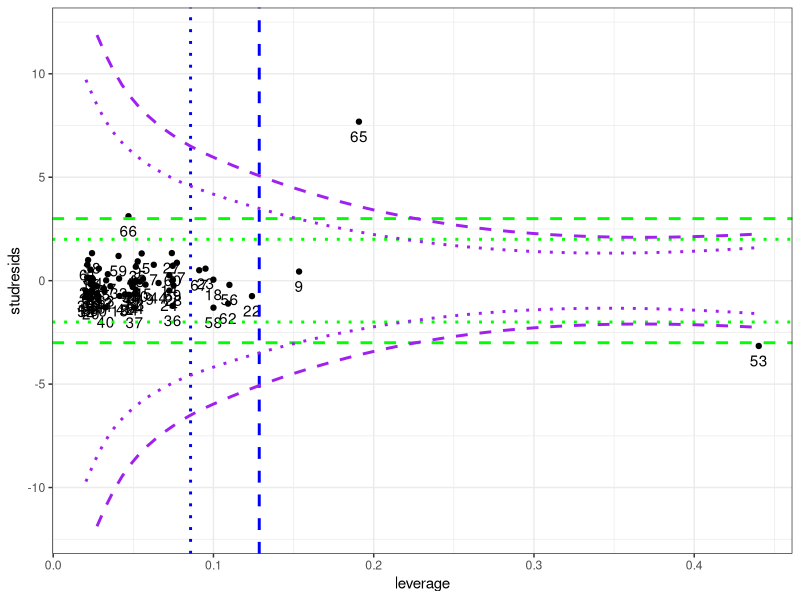
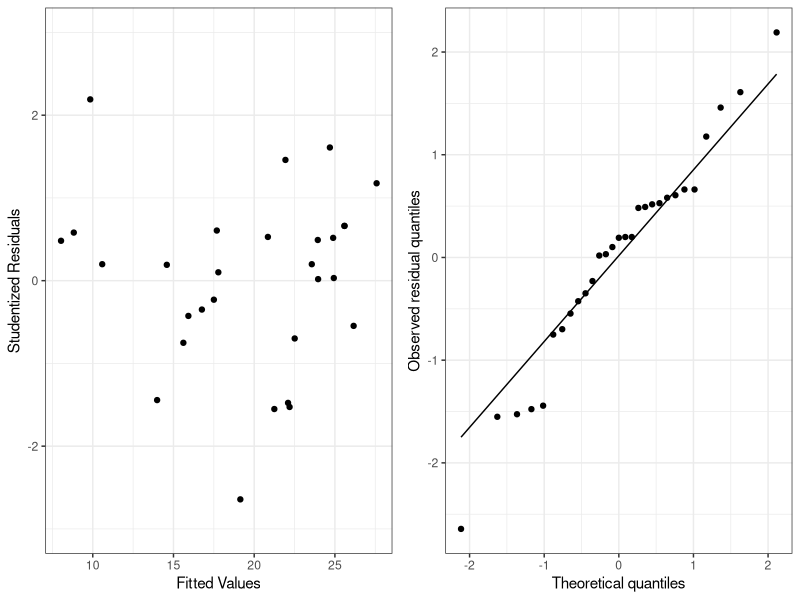
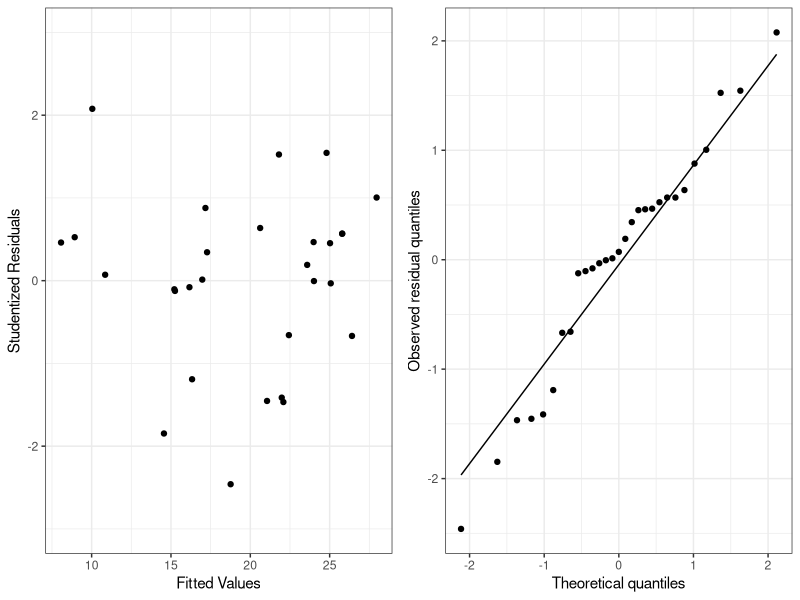
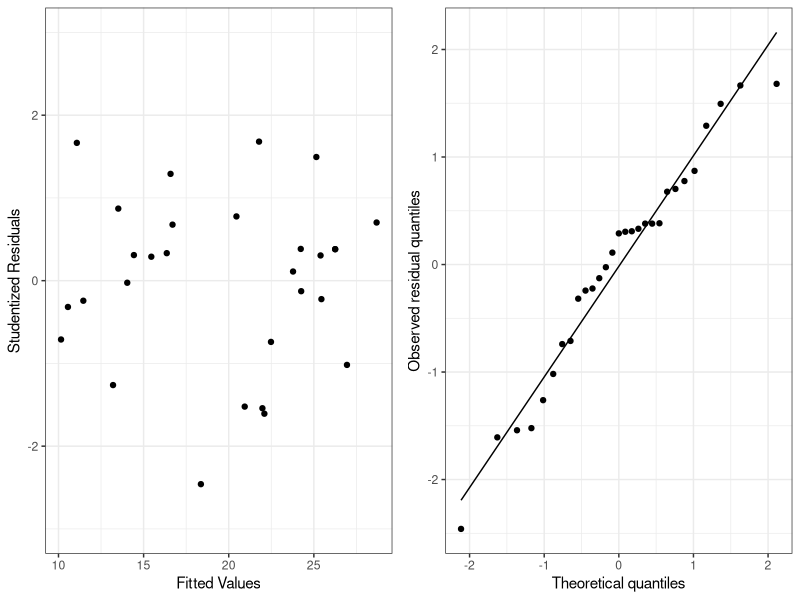

Here is the R script that generated these plots, in order:
## ---- chunk 1
knitr::opts_chunk$set(echo = F, message=F, warning=F)
library(dplyr)
library(ggplot2)
library(gridExtra)
library(kableExtra)
library(knitr)
library(tidyverse)
library(png)
library('broom')
library('cowplot')

#setwd("~/Google Drive Swat/Swat docs/Stat 21/Data")
options(htmltools.dir.version = FALSE)
#options(knitr.kable.NA = '')

#vg_data <- read_csv("~/Google Drive/Swat docs/Stat11_S20/Midterm1/vgsalesGlobale.csv")
#vg_subset <- vg_data %>% filter((Publisher=="Nintendo")|
#                                (Publisher=="Namco Bandai Games")|(Publisher=="Electronic Arts")) %>% 
#                         filter(Global_Sales <= 4)
theme_set(theme_bw())
## ---- chunk 2
mobility <- read_csv("mobility.csv")

## To do: think of another way to categorize states, red/blue/purple ? (year is 1980-1982)
Confederacy = c("AR","AL","FL","GA","LA","MS","NC","SC","TN","TX","VA")
mobility$Dixie = mobility$State %in% Confederacy %>% factor
mobility$...1 = mobility$ID
mobility0 <- mobility %>% select(-c("Latitude", "Longitude"))
#mobility %>% head
## ---- chunk 3
biomass <- read_table2("biomass_data.txt", col_names = TRUE) 
biomass$Location <- biomass$Location %>% as.factor
## ---- chunk 4
MLR_bio <- lm(BIO ~ pH + K + Location, data = biomass)
summary(MLR_bio)
## ---- chunk 5
#mobility %>% head
set.seed(101)
rsamp <- sample(1:length(mobility0$State), 70, replace=FALSE)
mobility <- mobility0[rsamp,] 
mobility[65,2] <- .4  ## to create extreme Cook's D (fake data)
n<-length(mobility$State)
k <- 3
mod_mobility <- lm(Mobility ~ Commute + Dixie + Commute*Dixie, data=mobility)

influential_pts_data <- mobility %>% mutate(studresids = rstudent(mod_mobility),
                                            leverage = hatvalues(mod_mobility),
                                            cooksd = cooks.distance(mod_mobility),
                                            e_as_h1 = abs(sqrt(((1/leverage)-1)*(0.5*(k+1)))),
                                            e_as_h2 = abs(sqrt(((1/leverage)-1)*(1*(k+1)))))
                                            # fits = mod_mobility$fitted.values,
## plot lines where cooksd = 0.5 and 1 
## d = (stures^2/(k+1))*(h/(1-h))
## plot lines where studresids = 2 and 3 
## plot lines where leverage = 2k/n and 3k/n 


ggplot(data=influential_pts_data) + 
  geom_point(aes(x=leverage, y=studresids),size=1.5) + ylim(-12,12) +
     geom_text(aes(x=leverage, y=studresids), label=rownames(influential_pts_data), nudge_y = -.7) +
  geom_hline(yintercept=2, col="green", lty=3, size=1)+geom_hline(yintercept=-2, col="green", lty=3, size=1) +
  geom_hline(yintercept=3, col="green", lty=2, size=1)+geom_hline(yintercept=-3, col="green", lty=2, size=1) +
  geom_vline(xintercept=2*k/n, col="blue", lty=3, size=1)+geom_vline(xintercept=3*k/n, col="blue", lty=2, size=1) +
  geom_smooth(aes(x=leverage, y=e_as_h1), lty=3, col="purple", se=FALSE)+
    geom_smooth(aes(x=leverage, y=-e_as_h1), lty=3, col="purple", se=FALSE) + 
  geom_smooth(aes(x=leverage, y=e_as_h2), lty=2, col="purple", se=FALSE)+
    geom_smooth(aes(x=leverage, y=-e_as_h2), lty=2, col="purple", se=FALSE) 
## ---- chunk 6
mileage_dat <- read_csv("mileage_ST_edit.csv")
#car_dat <- read_csv("auto-mpg.csv")
car_dat <- mileage_dat %>% mutate(log_mpg = log(mpg))
#car_dat %>% head
mpg_mod1 <- lm(mpg ~ weight, data=car_dat)
mpg_mod1 %>% summary
mpg_mod2 <- lm(mpg ~ weight + transmission_type, data=car_dat)
mpg_mod3 <- lm(mpg ~  weight + transmission_type + weight:transmission_type , data=car_dat)
mpg_mod4 <- lm(log_mpg ~ weight, data=car_dat)

car_dat_full <- car_dat %>% 
                  mutate(resids1 = rstudent(mpg_mod1),
                         fits1 = mpg_mod1$fitted.values,
                         resids2 = rstudent(mpg_mod2), 
                         fits2 = mpg_mod2$fitted.values,
                         resids3 = rstudent(mpg_mod3),
                         fits3 = mpg_mod3$fitted.values,
                         resids4 = rstudent(mpg_mod4), 
                         fits4 = mpg_mod4$fitted.values)
## ---- chunk 7
p1 <- ggplot(car_dat_full, aes(x=fits1, y=resids1)) + 
  geom_point() + ylim(-3,3) + # geom_text(label=rownames(car_dat_full), nudge_y = -.2) +
  labs(main = "Model 1", x= "Fitted Values", y="Studentized Residuals")
p2 <- ggplot(car_dat_full, aes(sample=resids1)) + 
  stat_qq() + 
  stat_qq_line() +
  labs(main = "Normal quantile plot", x="Theoretical quantiles", y="Observed residual quantiles")
grid.arrange(p1, p2, ncol=2)
## ---- chunk 8
mpg_mod2 %>% summary
## ---- chunk 9
p3 <- ggplot(car_dat_full, aes(x=fits2, y=resids2)) + 
  geom_point() +ylim(-3,3) +  # geom_text(label=rownames(car_dat_full), nudge_y = -.2) +
  labs(main = "Model 2", x= "Fitted Values", y="Studentized Residuals")
p4 <- ggplot(car_dat_full, aes(sample=resids2)) + 
  stat_qq() + 
  stat_qq_line() +
  labs(main = "Normal quantile plot", x="Theoretical quantiles", y="Observed residual quantiles")
grid.arrange(p3, p4, ncol=2)
## ---- chunk 10
mpg_mod3 %>% summary
#mpg_mod4 %>% summary
## ---- chunk 11
p5 <- ggplot(car_dat_full, aes(x=fits3, y=resids3)) + 
  geom_point() +ylim(-3,3) +   # geom_text(label=rownames(car_dat_full), nudge_y = -.2) +
  labs(main = "Model 3", x= "Fitted Values", y="Studentized Residuals")
p6 <- ggplot(car_dat_full, aes(sample=resids3)) + 
  stat_qq() + 
  stat_qq_line() +
  labs(main = "Normal quantile plot", x="Theoretical quantiles", y="Observed residual quantiles")
grid.arrange(p5, p6, ncol=2)
